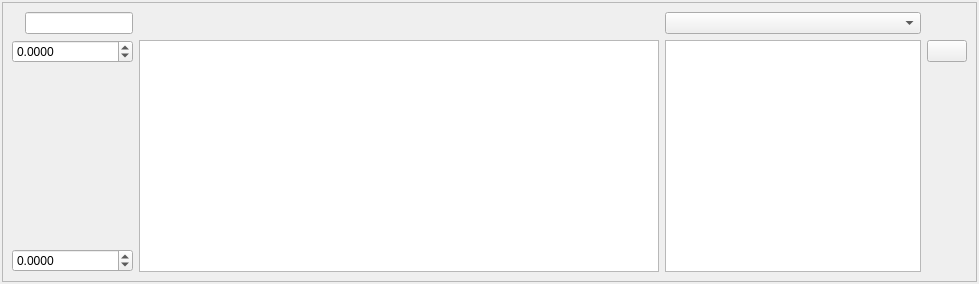
<?xml version="1.0" encoding="UTF-8"?>
<ui version="4.0">
 <class>StatVisWidget</class>
 <widget class="QDockWidget" name="StatVisWidget">
  <property name="geometry">
   <rect>
    <x>0</x>
    <y>0</y>
    <width>979</width>
    <height>284</height>
   </rect>
  </property>
  <property name="maximumSize">
   <size>
    <width>524287</width>
    <height>284</height>
   </size>
  </property>
  <property name="features">
   <set>QDockWidget::AllDockWidgetFeatures</set>
  </property>
  <property name="allowedAreas">
   <set>Qt::AllDockWidgetAreas</set>
  </property>
  <property name="windowTitle">
   <string>Stat History</string>
  </property>
  <widget class="QWidget" name="dockWidgetContents">
   <layout class="QHBoxLayout" name="horizontalLayout">
    <property name="spacing">
     <number>0</number>
    </property>
    <property name="leftMargin">
     <number>2</number>
    </property>
    <property name="topMargin">
     <number>2</number>
    </property>
    <property name="rightMargin">
     <number>2</number>
    </property>
    <property name="bottomMargin">
     <number>2</number>
    </property>
    <item>
     <widget class="QFrame" name="frame">
      <property name="frameShape">
       <enum>QFrame::StyledPanel</enum>
      </property>
      <property name="frameShadow">
       <enum>QFrame::Plain</enum>
      </property>
      <layout class="QHBoxLayout" name="horizontalLayout_6">
       <item>
        <spacer name="verticalSpacer_3">
         <property name="orientation">
          <enum>Qt::Vertical</enum>
         </property>
         <property name="sizeHint" stdset="0">
          <size>
           <width>0</width>
           <height>0</height>
          </size>
         </property>
        </spacer>
       </item>
       <item>
        <layout class="QGridLayout" name="gridLayout">
         <item row="1" column="1">
          <widget class="QGraphicsView" name="StatHistoryView"/>
         </item>
         <item row="0" column="1">
          <layout class="QHBoxLayout" name="horizontalLayout_2">
           <item>
            <spacer name="horizontalSpacer">
             <property name="orientation">
              <enum>Qt::Horizontal</enum>
             </property>
             <property name="sizeHint" stdset="0">
              <size>
               <width>40</width>
               <height>20</height>
              </size>
             </property>
            </spacer>
           </item>
          </layout>
         </item>
         <item row="1" column="2">
          <widget class="QListWidget" name="ListStats">
           <property name="sizePolicy">
            <sizepolicy hsizetype="Maximum" vsizetype="Expanding">
             <horstretch>0</horstretch>
             <verstretch>0</verstretch>
            </sizepolicy>
           </property>
           <property name="minimumSize">
            <size>
             <width>100</width>
             <height>0</height>
            </size>
           </property>
           <property name="maximumSize">
            <size>
             <width>16777215</width>
             <height>16777215</height>
            </size>
           </property>
          </widget>
         </item>
         <item row="0" column="2">
          <widget class="QComboBox" name="ComboTimeframe"/>
         </item>
         <item row="1" column="0">
          <layout class="QVBoxLayout" name="verticalLayout_2">
           <item>
            <layout class="QHBoxLayout" name="horizontalLayout_3">
             <item>
              <widget class="QDoubleSpinBox" name="SpinMax">
               <property name="decimals">
                <number>4</number>
               </property>
               <property name="minimum">
                <double>-1000000.000000000000000</double>
               </property>
               <property name="maximum">
                <double>1000000.000000000000000</double>
               </property>
              </widget>
             </item>
            </layout>
           </item>
           <item>
            <spacer name="verticalSpacer_2">
             <property name="orientation">
              <enum>Qt::Vertical</enum>
             </property>
             <property name="sizeHint" stdset="0">
              <size>
               <width>17</width>
               <height>88</height>
              </size>
             </property>
            </spacer>
           </item>
           <item>
            <layout class="QHBoxLayout" name="horizontalLayout_4">
             <item>
              <widget class="QDoubleSpinBox" name="SpinMin">
               <property name="decimals">
                <number>4</number>
               </property>
               <property name="minimum">
                <double>-1000000.000000000000000</double>
               </property>
               <property name="maximum">
                <double>1000000.000000000000000</double>
               </property>
              </widget>
             </item>
            </layout>
           </item>
          </layout>
         </item>
         <item row="0" column="0">
          <layout class="QHBoxLayout" name="horizontalLayout_5">
           <item>
            <widget class="QLabel" name="label">
             <property name="text">
              <string/>
             </property>
             <property name="pixmap">
              <pixmap resource="resources.qrc">:/Icons/Icons/StatHistory.png</pixmap>
             </property>
            </widget>
           </item>
           <item>
            <widget class="QLineEdit" name="LineName">
             <property name="sizePolicy">
              <sizepolicy hsizetype="Maximum" vsizetype="Fixed">
               <horstretch>0</horstretch>
               <verstretch>0</verstretch>
              </sizepolicy>
             </property>
            </widget>
           </item>
          </layout>
         </item>
         <item row="1" column="3">
          <layout class="QVBoxLayout" name="verticalLayout">
           <item>
            <widget class="QPushButton" name="ButtonRemove">
             <property name="toolTip">
              <string>Remove the selected Stat variable.</string>
             </property>
             <property name="text">
              <string/>
             </property>
             <property name="icon">
              <iconset resource="resources.qrc">
               <normaloff>:/Icons/Icons/ClearList.png</normaloff>:/Icons/Icons/ClearList.png</iconset>
             </property>
            </widget>
           </item>
           <item>
            <spacer name="verticalSpacer">
             <property name="orientation">
              <enum>Qt::Vertical</enum>
             </property>
             <property name="sizeHint" stdset="0">
              <size>
               <width>20</width>
               <height>40</height>
              </size>
             </property>
            </spacer>
           </item>
          </layout>
         </item>
        </layout>
       </item>
      </layout>
     </widget>
    </item>
   </layout>
  </widget>
 </widget>
 <resources>
  <include location="resources.qrc"/>
 </resources>
 <connections/>
</ui>
